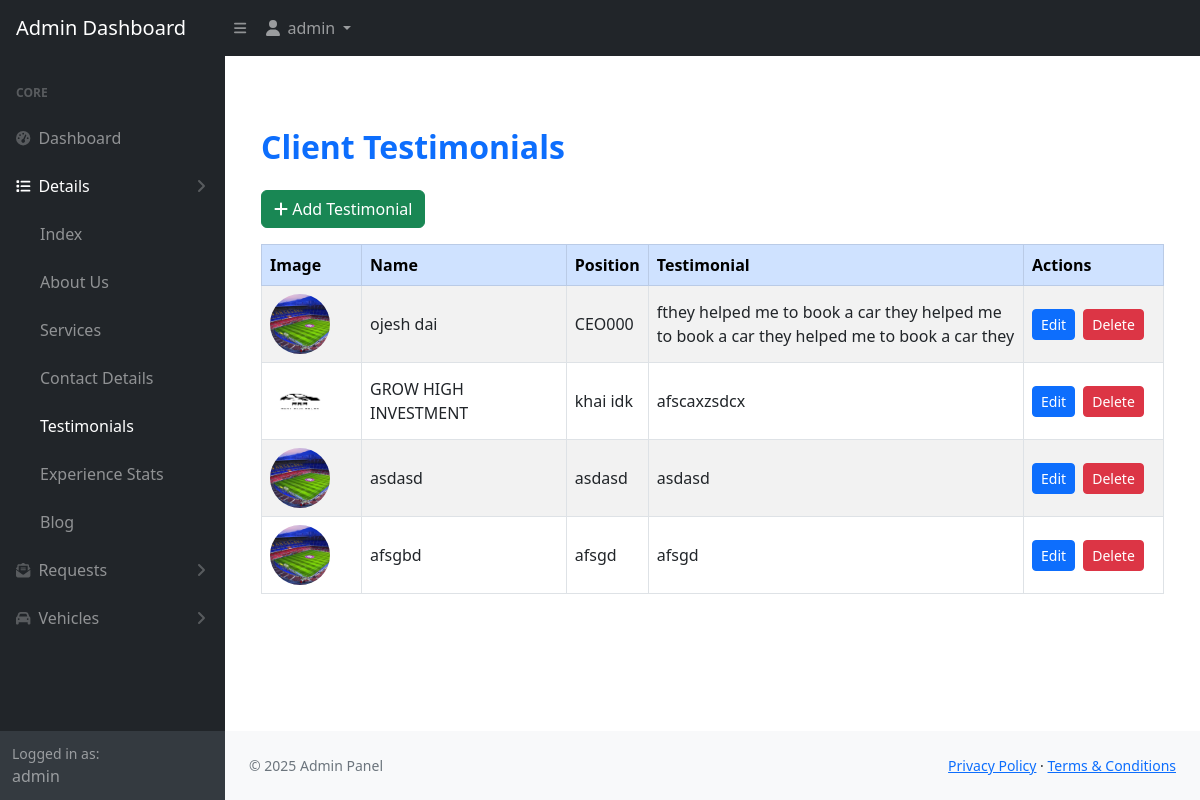
The app's page /dashboard/admin/testimonials/ (signed in) with its own data.
### app/models.py (models this page shows, shortened)
class Testimonial(models.Model):
    person_image = models.ImageField(upload_to='testimonials/person_images/')
    testimonial = models.TextField()
    name = models.CharField(max_length=100)
    position = models.CharField(max_length=100)

### dashboard/views.py (the view)
# urls.py: path('admin/testimonials/', views.admin_testimonials, name='admin_testimonials'),
@login_required
def admin_testimonials(request):
    testimonials = Testimonial.objects.all()
    return render(request, 'dashboard/testimonial/admin_testimonials.html', {'testimonials': testimonials})

### app/context_processors.py (called while the page is built)
def contact_detail(request):
    detail = ContactDetail.objects.first()
    return {'contact_detail': detail}

### templates/dashboard/testimonial/admin_testimonials.html (shortened to what this page needs)
{% extends 'dashboard/base/admin_base.html' %}
{% block content %}
<div class="container my-5">
  <h2 class="mb-4 text-primary fw-bold">Client Testimonials</h2>
  <a href="{% url 'add_testimonial' %}" class="btn btn-success mb-3">
    <i class="fas fa-plus"></i> Add Testimonial
  </a>
  <table class="table table-striped table-bordered align-middle">
    <thead class="table-primary">
      <tr>
        <th scope="col" style="width: 100px;">Image</th>
        <th scope="col">Name</th>
        <th scope="col">Position</th>
        <th scope="col">Testimonial</th>
        <th scope="col" style="width: 140px;">Actions</th>
      </tr>
    </thead>
    <tbody>
      {% for t in testimonials %}
      <tr>
        <td>
          {% if t.person_image %}
          <img src="{{ t.person_image.url }}" alt="{{ t.name }}" class="rounded-circle" style="width: 60px; height: 60px; object-fit: cover;">
          {% else %}
          <div class="bg-secondary rounded-circle" style="width: 60px; height: 60px;"></div>
          {% endif %}
        </td>
        <td>{{ t.name }}</td>
        <td>{{ t.position }}</td>
        <td style="max-width: 400px;">{{ t.testimonial|truncatewords:30 }}</td>
        <td>
          <a href="{% url 'edit_testimonial' t.id %}" class="btn btn-sm btn-primary me-1">Edit</a>
          <a href="{% url 'delete_testimonial' t.id %}" class="btn btn-sm btn-danger" onclick="return confirm('Are you sure?');">Delete</a>
        </td>
      </tr>
      {% empty %}
      <tr>
        <td colspan="5" class="text-center">No testimonials found.</td>
      </tr>
      {% endfor %}
    </tbody>
  </table>
</div>
{% endblock %}

### templates/dashboard/base/admin_base.html (shortened to what this page needs)
{% load static %}
<!DOCTYPE html>
<html lang="en">
<head>
    <link href="https://cdn.jsdelivr.net/npm/bootstrap@5.2.3/dist/css/bootstrap.min.css" rel="stylesheet" />
    <link href="https://cdn.jsdelivr.net/npm/simple-datatables@7.1.2/dist/style.min.css" rel="stylesheet" />
    <link href="{% static 'dashboard/css/styles.css' %}" rel="stylesheet" />
</head>
<body class="sb-nav-fixed">
    <nav class="sb-topnav navbar navbar-expand navbar-dark bg-dark">
        <a class="navbar-brand ps-3" href="#">Admin Dashboard</a>
        <button class="btn btn-link btn-sm order-1 order-lg-0 me-4 me-lg-0" id="sidebarToggle">
            <i class="fas fa-bars"></i>
        </button>
        <ul class="navbar-nav ms-auto ms-md-0 me-3 me-lg-4">
            <li class="nav-item dropdown">
                <a class="nav-link dropdown-toggle" id="navbarDropdown" href="#" role="button" data-bs-toggle="dropdown" aria-expanded="false">
                    <i class="fas fa-user fa-fw"></i>
                    {% if request.user.is_authenticated %}
                      {{ request.user.username }}
                    {% endif %}
                </a>
            </li>
        </ul>
    </nav>
    <div id="layoutSidenav">
        <div id="layoutSidenav_nav">
            <nav class="sb-sidenav accordion sb-sidenav-dark" id="sidenavAccordion">
                <div class="sb-sidenav-menu">
                    <div class="nav">
                        <div class="sb-sidenav-menu-heading">Core</div>
                        <a class="nav-link" href="#">
                            <div class="sb-nav-link-icon"><i class="fas fa-tachometer-alt"></i></div>
                            Dashboard
                        </a>
                        {% with request.resolver_match.url_name as current_url %}
                        <a class="nav-link collapsed {% if current_url in 'ad_index ad_viewabout service admin_contact_details admin_testimonials admin_counter ad_viewblog' %}active{% endif %}"
                           href="#" data-bs-toggle="collapse" data-bs-target="#detailsMenu"
                           aria-expanded="{% if current_url in 'ad_index ad_viewabout service admin_contact_details admin_testimonials admin_counter ad_viewblog' %}true{% else %}false{% endif %}"
                           aria-controls="detailsMenu">
                            <div class="sb-nav-link-icon"><i class="fas fa-list"></i></div>
                            Details
                            <div class="sb-sidenav-collapse-arrow"><i class="fas fa-angle-down"></i></div>
                        </a>
                        <div class="collapse {% if current_url in 'ad_index ad_viewabout service admin_contact_details admin_testimonials admin_counter ad_viewblog' %}show{% endif %}" id="detailsMenu" data-bs-parent="#sidenavAccordion">
                            <nav class="sb-sidenav-menu-nested nav">
                                <a class="nav-link {% if current_url == 'ad_index' %}active{% endif %}" href="{% url 'ad_index' %}">Index</a>
                                <a class="nav-link {% if current_url == 'ad_viewabout' %}active{% endif %}" href="{% url 'ad_viewabout' %}">About Us</a>
                                <a class="nav-link {% if current_url == 'service' %}active{% endif %}" href="{% url 'service' %}">Services</a>
                                <a class="nav-link {% if current_url == 'admin_contact_details' %}active{% endif %}" href="{% url 'admin_contact_details' %}">Contact Details</a>
                                <a class="nav-link {% if current_url == 'admin_testimonials' %}active{% endif %}" href="{% url 'admin_testimonials' %}">Testimonials</a>
                                <a class="nav-link {% if current_url == 'admin_counter' %}active{% endif %}" href="{% url 'admin_counter' %}">Experience Stats</a>
                                <a class="nav-link {% if current_url == 'ad_viewblog' %}active{% endif %}" href="{% url 'ad_viewblog' %}">Blog</a>
                            </nav>
                        </div>
                        <a class="nav-link collapsed {% if current_url in 'ad_tripreq admin_contact_messages booking_dashboard' %}active{% endif %}" href="#" data-bs-toggle="collapse" data-bs-target="#requestsMenu"
                           aria-expanded="{% if current_url in 'ad_tripreq admin_contact_messages booking_dashboard' %}true{% else %}false{% endif %}" aria-controls="requestsMenu">
                            <div class="sb-nav-link-icon"><i class="fas fa-envelope-open-text"></i></div>
                            Requests
                            <div class="sb-sidenav-collapse-arrow"><i class="fas fa-angle-down"></i></div>
                        </a>
                        <a class="nav-link collapsed {% if current_url in 'admin_vehicles admin_rental_requests' %}active{% endif %}" href="#" data-bs-toggle="collapse" data-bs-target="#vehiclesMenu"
                           aria-expanded="{% if current_url in 'admin_vehicles admin_rental_requests' %}true{% else %}false{% endif %}" aria-controls="vehiclesMenu">
                            <div class="sb-nav-link-icon"><i class="fas fa-car"></i></div>
                            Vehicles
                            <div class="sb-sidenav-collapse-arrow"><i class="fas fa-angle-down"></i></div>
                        </a>
                        {% endwith %}
                    </div>
                </div>
                <div class="sb-sidenav-footer">
                    <div class="small">Logged in as:</div>
                    {% if request.user.is_authenticated %}
                        {{ request.user.username }}
                    {% else %}
                        Guest
                    {% endif %}
                </div>
            </nav>
        </div>
        <div id="layoutSidenav_content">
            <main class="py-4 px-4">
                {% block content %}
                {% endblock %}
            </main>
            <footer class="py-4 bg-light mt-auto">
                <div class="container-fluid px-4">
                    <div class="d-flex align-items-center justify-content-between small">
                        <div class="text-muted">&copy; {{ current_year|default:"2025" }} Admin Panel</div>
                        <div>
                            <a href="#">Privacy Policy</a>
                            &middot;
                            <a href="#">Terms &amp; Conditions</a>
                        </div>
                    </div>
                </div>
            </footer>
        </div>
    </div>
</body>
</html>

### records on screen
Testimonial: person_image (picture), name "ojesh dai", position "CEO000", testimonial "fthey helped me to book a car they helped me to book a car they helped me to book a car they"
Testimonial: person_image (picture), name "GROW HIGH INVESTMENT", position "khai idk", testimonial "afscaxzsdcx"
Testimonial: person_image (picture), name "asdasd", position "asdasd", testimonial "asdasd"
Testimonial: person_image (picture), name "afsgbd", position "afsgd", testimonial "afsgd"

### other values on screen
{{ request.user.username }} "admin"
{{ current_year|default:"2025" }} "2025"
